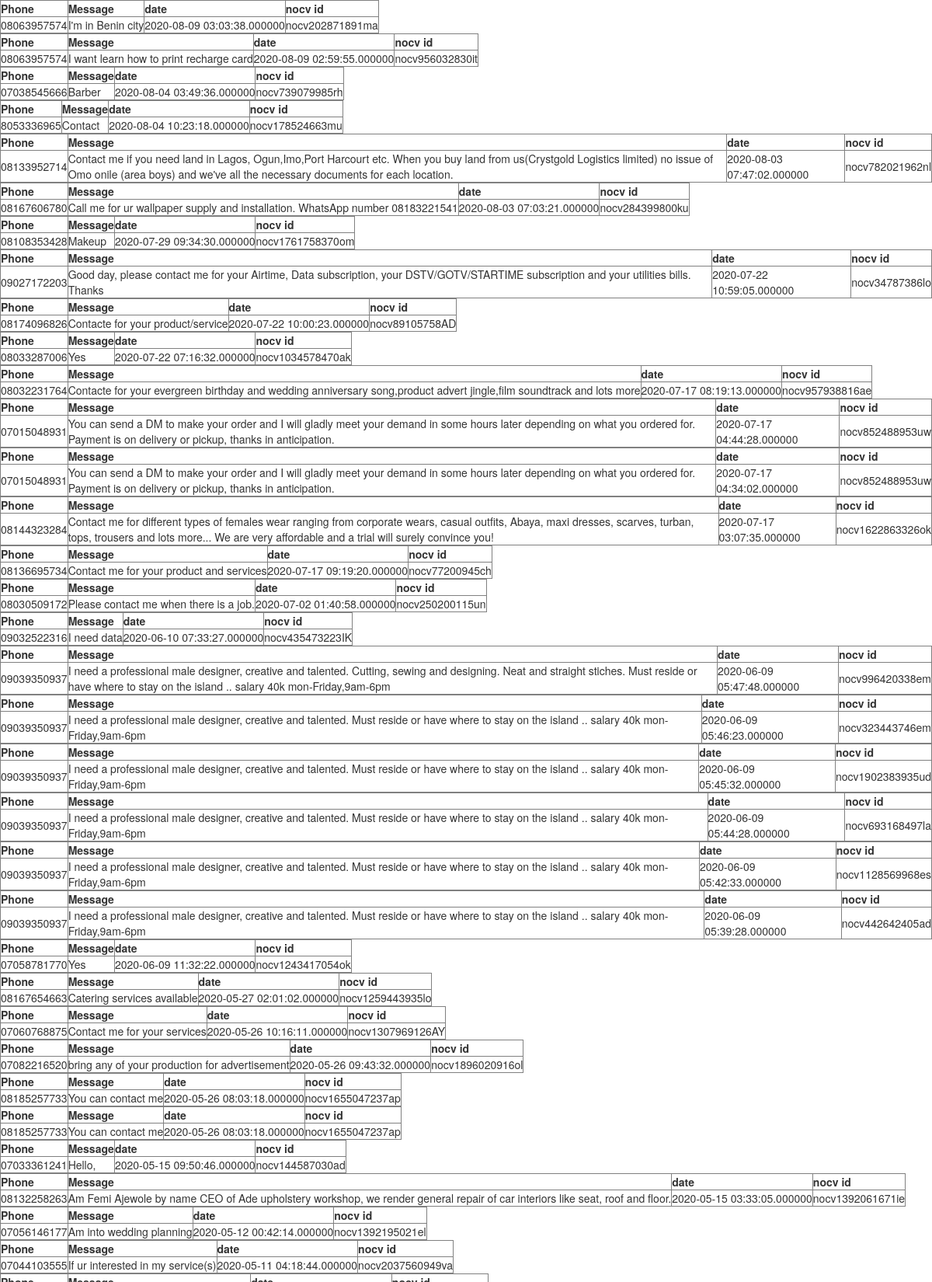
The page /daddy.php (signed in, upper part) on the database its author committed.
### tables this page shows
CREATE TABLE `contactuser` (
  `id` int(50) NOT NULL,
  `phone` varchar(20) NOT NULL,
  `message` varchar(250) NOT NULL,
  `date` timestamp(6) NOT NULL DEFAULT CURRENT_TIMESTAMP(6) ON UPDATE CURRENT_TIMESTAMP(6),
  `nocv_id` varchar(250) NOT NULL
);

### daddy.php (the view, shortened to what this page needs)
<?php
include("connection.php");
?>
<!DOCTYPE html PUBLIC "-//W3C//DTD XHTML 1.0 Transitional//EN" "http://www.w3.org/TR/xhtml1/DTD/xhtml1-transitional.dtd">
<html xmlns="http://www.w3.org/1999/xhtml">
<head><meta http-equiv="Content-Type" content="text/html; charset=utf-8">
<link rel="stylesheet" href="https://maxcdn.bootstrapcdn.com/bootstrap/3.4.0/css/bootstrap.min.css">
<link rel="stylesheet" href="https://cdnjs.cloudflare.com/ajax/libs/font-awesome/4.7.0/css/font-awesome.min.css">
<link rel="stylesheet" href="https://maxcdn.bootstrapcdn.com/bootstrap/3.3.7/css/bootstrap.min.css" />
<link rel="stylesheet" href="https://cdnjs.cloudflare.com/ajax/libs/font-awesome/4,7.0/css/font-awesome.min.css" />
<link href="stylo.css"rel="stylesheet" />
<?php
if(isset($_SESSION['email'])){
if(isset($_GET['page'])){
                $page=$_GET['page'];
                }
                else{
                    $page=1;
                }
                $num_per_page=100;
                $start_from = ($page-1)*100;
$select=mysqli_query($db,"SELECT * FROM contactuser ORDER BY 1 DESC LIMIT $start_from,$num_per_page");
while($row=mysqli_fetch_array($select)){
    $name=$row['phone'];
    $message=$row['message'];
    $skill=$row['date'];
    $skilld=$row['nocv_id'];
    echo"<table border='1'><tr><th>Phone</th><th>Message</th><th>date</th><th>nocv id</th></tr>
    <tr><td>$name</td><td>$message</td><td>$skill</td><td>$skilld</td></tr></table>";
}
}
    else{
     header("Location:index.php");
}
?>

### stylo.css (style rules this page uses)
html,body { height:100%; width:100%; }

### rows shown on the page
contactuser: phone "08063957574", message "I'm in Benin city", date "2020-08-09 03:03:38.000000", nocv "nocv202871891ma"
contactuser: phone "08063957574", message "I want learn how to print recharge card", date "2020-08-09 02:59:55.000000", nocv "nocv956032830it"
contactuser: phone "07038545666", message "Barber", date "2020-08-04 03:49:36.000000", nocv "nocv739079985rh"
contactuser: phone "8053336965", message "Contact", date "2020-08-04 10:23:18.000000", nocv "nocv178524663mu"
contactuser: phone "08133952714", message "Contact me if you need land in Lagos, Ogun,Imo,Port Harcourt etc. When you buy land from us(Crystgold Logistics limited) no issue of Omo onile (area boys) and we've all the necessary documents for each location.", date "2020-08-03 07:47:02.000000", nocv "nocv782021962nl"
contactuser: phone "08167606780", message "Call me for ur wallpaper supply and installation. WhatsApp number 08183221541", date "2020-08-03 07:03:21.000000", nocv "nocv284399800ku"
contactuser: phone "08108353428", message "Makeup", date "2020-07-29 09:34:30.000000", nocv "nocv1761758370om"
contactuser: phone "09027172203", message "Good day, please contact me for your Airtime, Data subscription, your DSTV/GOTV/STARTIME subscription and your utilities bills. Thanks", date "2020-07-22 10:59:05.000000", nocv "nocv34787386lo"
contactuser: phone "08174096826", message "Contacte for your product/service", date "2020-07-22 10:00:23.000000", nocv "nocv89105758AD"
contactuser: phone "08033287006", message "Yes", date "2020-07-22 07:16:32.000000", nocv "nocv1034578470ak"
contactuser: phone "08032231764", message "Contacte for your evergreen birthday and wedding anniversary song,product advert jingle,film soundtrack and lots more", date "2020-07-17 08:19:13.000000", nocv "nocv957938816ae"
contactuser: phone "07015048931", message "You can send a DM to make your order and I will gladly meet your demand in some hours later depending on what you ordered for. Payment is on delivery or pickup, thanks in anticipation.", date "2020-07-17 04:44:28.000000", nocv "nocv852488953uw"
contactuser: phone "07015048931", message "You can send a DM to make your order and I will gladly meet your demand in some hours later depending on what you ordered for. Payment is on delivery or pickup, thanks in anticipation.", date "2020-07-17 04:34:02.000000", nocv "nocv852488953uw"
contactuser: phone "08144323284", message "Contact me for different types of females wear ranging from corporate wears, casual outfits, Abaya, maxi dresses, scarves, turban, tops, trousers and lots more... We are very affordable and a trial will surely convince you!", date "2020-07-17 03:07:35.000000", nocv "nocv1622863326ok"
contactuser: phone "08136695734", message "Contact me for your product and services", date "2020-07-17 09:19:20.000000", nocv "nocv77200945ch"
contactuser: phone "08030509172", message "Please contact me when there is a job.", date "2020-07-02 01:40:58.000000", nocv "nocv250200115un"
contactuser: phone "09032522316", message "I need data", date "2020-06-10 07:33:27.000000", nocv "nocv435473223IK"
contactuser: phone "09039350937", message "I need a professional male designer, creative and talented. Cutting, sewing and designing. Neat and straight stiches. Must reside or have where to stay on the island .. salary 40k mon-Friday,9am-6pm", date "2020-06-09 05:47:48.000000", nocv "nocv996420338em"
contactuser: phone "09039350937", message "I need a professional male designer, creative and talented. Must reside or have where to stay on the island .. salary 40k mon-Friday,9am-6pm", date "2020-06-09 05:46:23.000000", nocv "nocv323443746em"
contactuser: phone "09039350937", message "I need a professional male designer, creative and talented. Must reside or have where to stay on the island .. salary 40k mon-Friday,9am-6pm", date "2020-06-09 05:45:32.000000", nocv "nocv1902383935ud"
contactuser: phone "09039350937", message "I need a professional male designer, creative and talented. Must reside or have where to stay on the island .. salary 40k mon-Friday,9am-6pm", date "2020-06-09 05:44:28.000000", nocv "nocv693168497la"
contactuser: phone "09039350937", message "I need a professional male designer, creative and talented. Must reside or have where to stay on the island .. salary 40k mon-Friday,9am-6pm", date "2020-06-09 05:42:33.000000", nocv "nocv1128569968es"
contactuser: phone "09039350937", message "I need a professional male designer, creative and talented. Must reside or have where to stay on the island .. salary 40k mon-Friday,9am-6pm", date "2020-06-09 05:39:28.000000", nocv "nocv442642405ad"
contactuser: phone "07058781770", message "Yes", date "2020-06-09 11:32:22.000000", nocv "nocv1243417054ok"
contactuser: phone "08167654663", message "Catering services available", date "2020-05-27 02:01:02.000000", nocv "nocv1259443935lo"
contactuser: phone "07060768875", message "Contact me for your services", date "2020-05-26 10:16:11.000000", nocv "nocv1307969126AY"
contactuser: phone "07082216520", message "bring any of your production for advertisement", date "2020-05-26 09:43:32.000000", nocv "nocv1896020916ol"
contactuser: phone "08185257733", message "You can contact me", date "2020-05-26 08:03:18.000000", nocv "nocv1655047237ap"
contactuser: phone "08185257733", message "You can contact me", date "2020-05-26 08:03:18.000000", nocv "nocv1655047237ap"
contactuser: phone "07033361241", message "Hello,", date "2020-05-15 09:50:46.000000", nocv "nocv144587030ad"
contactuser: phone "08132258263", message "Am Femi Ajewole by name CEO of Ade upholstery workshop, we render general repair of car interiors like seat, roof and floor.", date "2020-05-15 03:33:05.000000", nocv "nocv1392061671ie"
contactuser: phone "07056146177", message "Am into wedding planning", date "2020-05-12 00:42:14.000000", nocv "nocv1392195021el"
contactuser: phone "07044103555", message "If ur interested in my service(s)", date "2020-05-11 04:18:44.000000", nocv "nocv2037560949va"
